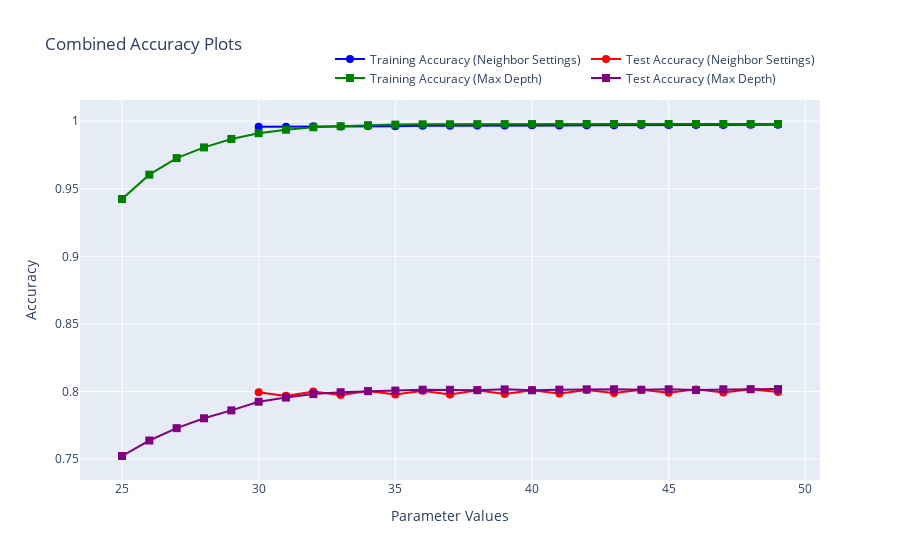

Notebook source saved alongside this figure:
### Code cell
# Create a new figure
fig = go.Figure()

# Add the first two traces (Neighbor Settings)
fig.add_trace(go.Scatter(
    x=list(neighbors_setting),
    y=training_accuracy_ns,
    mode='lines+markers',
    name='Training Accuracy (Neighbor Settings)',
    line=dict(color='blue', width=2),
    marker=dict(size=8, symbol='circle', color='blue'),
    hovertemplate='Neighbor Settings: %{x}<br>Training Accuracy: %{y:.2f}'
))

fig.add_trace(go.Scatter(
    x=list(neighbors_setting),
    y=test_accuracy_ns,
    mode='lines+markers',
    name='Test Accuracy (Neighbor Settings)',
    line=dict(color='red', width=2),
    marker=dict(size=8, symbol='circle', color='red'),
    hovertemplate='Neighbor Settings: %{x}<br>Test Accuracy: %{y:.2f}'
))

# Add the other two traces (Max Depth)
fig.add_trace(go.Scatter(
    x=list(max_dep),
    y=training_accuracy,
    mode='lines+markers',
    name='Training Accuracy (Max Depth)',
    line=dict(color='green', width=2),
    marker=dict(size=8, symbol='square', color='green'),
    hovertemplate='Max Depth: %{x}<br>Training Accuracy: %{y:.2f}'
))

fig.add_trace(go.Scatter(
    x=list(max_dep),
    y=test_accuracy,
    mode='lines+markers',
    name='Test Accuracy (Max Depth)',
    line=dict(color='purple', width=2),
    marker=dict(size=8, symbol='square', color='purple'),
    hovertemplate='Max Depth: %{x}<br>Test Accuracy: %{y:.2f}'
))

# Update the layout
fig.update_layout(
    title='Combined Accuracy Plots',
    xaxis_title='Parameter Values',
    yaxis_title='Accuracy',
    legend=dict(
        orientation='h',
        yanchor='bottom',
        y=1.02,
        xanchor='right',
        x=1
    ),
    hovermode='x unified'
)

# Show the figure
fig.show()

### Figure 1 — Plotly figure (JSON) as saved in the notebook; plotly's stock layout.template omitted (floating-point values rounded to 4 significant figures)
{"data": [{"hovertemplate": "Neighbor Settings: %{x}<br>Training Accuracy: %{y:.2f}", "line": {"color": "blue", "width": 2}, "marker": {"color": "blue", "size": 8, "symbol": "circle"}, "mode": "lines+markers", "name": "Training Accuracy (Neighbor Settings)", "type": "scatter", "x": [30, 31, 32, 33, 34, 35, 36, 37, 38, 39, 40, 41, 42, 43, 44, 45, 46, 47, 48, 49], "y": [0.9959, 0.9959, 0.9962, 0.9961, 0.9964, 0.9963, 0.9966, 0.9966, 0.9968, 0.9968, 0.9969, 0.9969, 0.997, 0.997, 0.9972, 0.9971, 0.9972, 0.9972, 0.9973, 0.9973]}, {"hovertemplate": "Neighbor Settings: %{x}<br>Test Accuracy: %{y:.2f}", "line": {"color": "red", "width": 2}, "marker": {"color": "red", "size": 8, "symbol": "circle"}, "mode": "lines+markers", "name": "Test Accuracy (Neighbor Settings)", "type": "scatter", "x": [30, 31, 32, 33, 34, 35, 36, 37, 38, 39, 40, 41, 42, 43, 44, 45, 46, 47, 48, 49], "y": [0.7994, 0.7967, 0.7999, 0.7973, 0.8004, 0.7978, 0.8006, 0.7978, 0.801, 0.7982, 0.8009, 0.7985, 0.8012, 0.7989, 0.8012, 0.799, 0.8015, 0.7992, 0.8016, 0.7996]}, {"hovertemplate": "Max Depth: %{x}<br>Training Accuracy: %{y:.2f}", "line": {"color": "green", "width": 2}, "marker": {"color": "green", "size": 8, "symbol": "square"}, "mode": "lines+markers", "name": "Training Accuracy (Max Depth)", "type": "scatter", "x": [25, 26, 27, 28, 29, 30, 31, 32, 33, 34, 35, 36, 37, 38, 39, 40, 41, 42, 43, 44, 45, 46, 47, 48, 49], "y": [0.9424, 0.9604, 0.9727, 0.9806, 0.9868, 0.9911, 0.9937, 0.9955, 0.9963, 0.997, 0.9975, 0.9977, 0.9978, 0.9978, 0.9979, 0.9979, 0.9979, 0.9979, 0.9979, 0.9979, 0.9979, 0.9979, 0.9979, 0.9979, 0.9979]}, {"hovertemplate": "Max Depth: %{x}<br>Test Accuracy: %{y:.2f}", "line": {"color": "purple", "width": 2}, "marker": {"color": "purple", "size": 8, "symbol": "square"}, "mode": "lines+markers", "name": "Test Accuracy (Max Depth)", "type": "scatter", "x": [25, 26, 27, 28, 29, 30, 31, 32, 33, 34, 35, 36, 37, 38, 39, 40, 41, 42, 43, 44, 45, 46, 47, 48, 49], "y": [0.7522, 0.7637, 0.7728, 0.7801, 0.786, 0.7924, 0.7955, 0.7981, 0.7994, 0.8002, 0.8007, 0.8013, 0.8012, 0.801, 0.8015, 0.8009, 0.8013, 0.8016, 0.8016, 0.8013, 0.8016, 0.801, 0.8016, 0.8017, 0.8017]}], "layout": {"hovermode": "x unified", "legend": {"orientation": "h", "x": 1, "xanchor": "right", "y": 1.02, "yanchor": "bottom"}, "title": {"text": "Combined Accuracy Plots"}, "xaxis": {"title": {"text": "Parameter Values"}}, "yaxis": {"title": {"text": "Accuracy"}}}}
